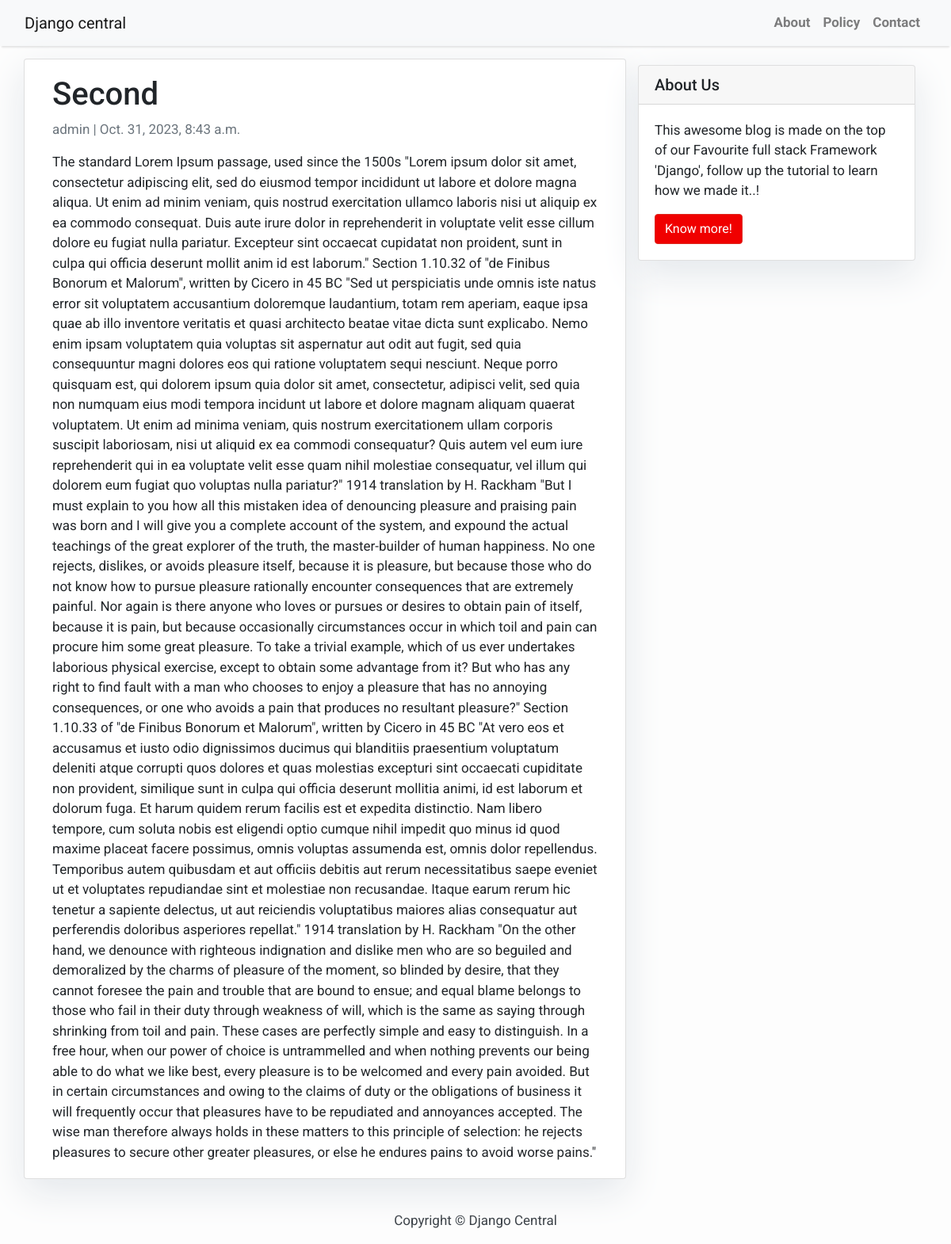
The app's page /second/ with its own data.
### blog/models.py (models this page shows, shortened)
class Post(models.Model):
    title = models.CharField(max_length=200, unique=True)
    slug = models.SlugField(max_length=200, unique=True)
    author = models.ForeignKey(User, on_delete=models.CASCADE, related_name='blog_posts')
    updated_on = models.DateTimeField(auto_now=True)
    content = models.TextField()
    created_on = models.DateTimeField(auto_now_add=True)
    status = models.IntegerField(choices=STATUS, default=0)
    class Meta:
        ordering = ['-created_on']

### blog/views.py (the view)
# urls.py: path('<slug:slug>/', views.PostDetail.as_view(), name='post_detail'),
class PostDetail(generic.DetailView):
    model = Post
    template_name = 'post_detail.html'

### templates/post_detail.html
{% extends 'base.html' %} {% block content %}
<div class="container">
  <div class="row">
    <div class="col-md-8 card mb-4  mt-3 left  top">
      <div class="card-body">
        <h1>{% block title %} {{ object.title }} {% endblock title %}</h1>
        <p class=" text-muted">{{ post.author }} | {{ post.created_on }}</p>
        <p class="card-text ">{{ object.content | safe }}</p>
      </div>
    </div>
    {% block sidebar %} {% include 'sidebar.html' %} {% endblock sidebar %}
  </div>
</div>
{% endblock content %}

### templates/base.html (style rules this page uses)
body { font-family: "Roboto", sans-serif; font-size: 17px; background-color: #fdfdfd; }

### templates/sidebar.html (style rules this page uses)
.card { box-shadow: 0 16px 48px #E3E7EB; }

### records on screen
Post: title "Second", author "admin", created_on "Oct. 31, 2023, 8:43 a.m.", content "The standard Lorem Ipsum passage, used since the 1500s \"Lorem ipsum dolor sit amet, consectetur adipiscing elit, sed do eiusmod tempor incididunt ut labore et dolore magna aliqua. Ut enim ad minim veniam, quis nostrud exercitation ullamco laboris nisi ut aliquip ex ea commodo consequat. Duis aute irure dolor in reprehenderit in voluptate velit esse cillum dolore eu fugiat nulla pariatur. Excepteur sint occaecat cupidatat non proident, sunt in culpa qui officia deserunt mollit anim id est laborum.\" Section 1.10.32 of \"de Finibus Bonorum et Malorum\", written by Cicero in 45 BC \"Sed ut perspiciatis unde omnis iste natus error sit voluptatem accusantium doloremque laudantium, totam rem aperiam,…"
